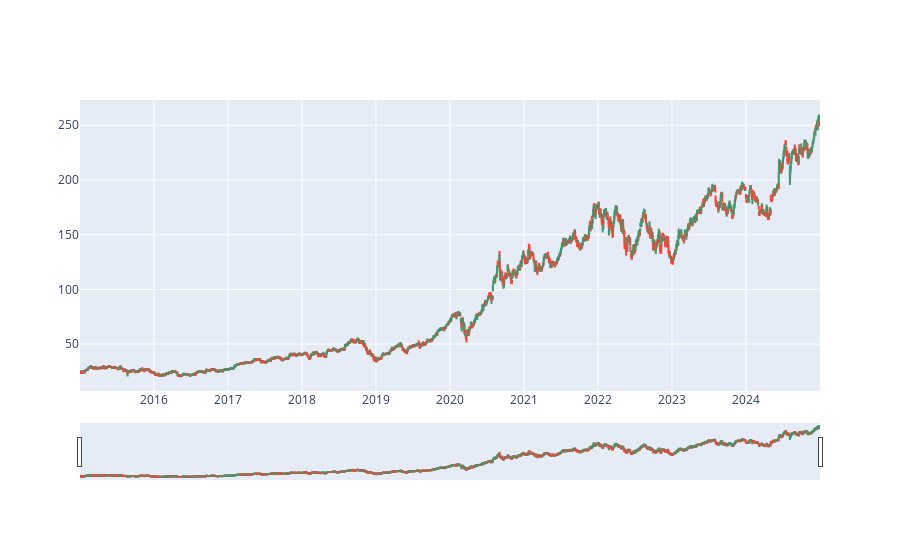

Here is the notebook cell this chart was saved with:
### Code cell
fig = go.Figure(data=[go.Candlestick(x=aapl['Date'],
                open=aapl['Open'],
                high=aapl['High'],
                low=aapl['Low'],
                close=aapl['Close'])])

fig.show()

### Figure 1 — Plotly figure (JSON) as saved in the notebook; plotly's stock layout.template omitted (floating-point values rounded to 4 significant figures; data arrays with more than 128 entries replaced by an {"elided": "..."} marker saying what was removed)
{"data": [{"close": {"elided": "2516 float values"}, "high": {"elided": "2516 float values"}, "low": {"elided": "2516 float values"}, "open": {"elided": "2516 float values"}, "type": "candlestick", "x": {"elided": "2516 str values"}}], "layout": {}}
